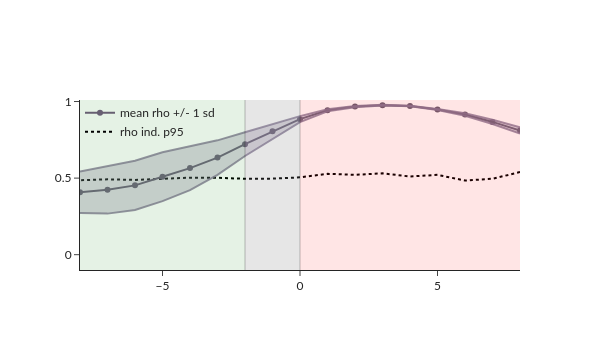

The cell this chart's notebook holds for it:
### Code cell
# 15 min to run
# CCM loop
shifts = torch.arange(-8, 8 + 1, 1)

shift_results_ccm_GCO2 = torch.zeros(size = (shifts.shape[0], 3))

for i, s in enumerate(shifts):
    print("Shift", s.item())

    GCO2_ccm_rho_mean, GCO2_ccm_rho_sd, GCO2_ccm_rho_ind_p95, GCO2_ccm_noise =  run_ccm_experiment(
        causal_x = g_norm.to(device),
        causal_y = co2_norm.to(device),
        ccm_filter = ccm_filter.to(device),
        ccm_shift = s.to(device), # try a different shift
        n_train = N_TRAIN.to(device),
        device = device)

    shift_results_ccm_GCO2[i, 0] = GCO2_ccm_rho_mean
    shift_results_ccm_GCO2[i, 1] = GCO2_ccm_rho_sd
    shift_results_ccm_GCO2[i, 2] = GCO2_ccm_rho_ind_p95

    print(" ")

vis_synchrony(shift_results_ccm_GCO2, k, shifts, true_offset, False)

### Figure 1 — Plotly figure (JSON) as saved in the notebook; plotly's stock layout.template omitted (floating-point values rounded to 4 significant figures)
{"data": [{"line": {"color": "black", "dash": "dot"}, "mode": "lines", "name": "rho ind. p95", "type": "scatter", "x": [8, 7, 6, 5, 4, 3, 2, 1, 0, -1, -2, -3, -4, -5, -6, -7, -8], "y": [0.5393, 0.4958, 0.4843, 0.5213, 0.5104, 0.5311, 0.5217, 0.5281, 0.5049, 0.4965, 0.4955, 0.5022, 0.5026, 0.4932, 0.4881, 0.4922, 0.4861]}, {"line": {"color": "rgba(103, 95, 114, 1.0)"}, "mode": "lines+markers", "name": "mean rho +/- 1 sd", "type": "scatter", "x": [8, 7, 6, 5, 4, 3, 2, 1, 0, -1, -2, -3, -4, -5, -6, -7, -8], "y": [0.8106, 0.8669, 0.9151, 0.9476, 0.9708, 0.9765, 0.9669, 0.9426, 0.885, 0.8053, 0.7217, 0.634, 0.5653, 0.509, 0.4526, 0.4239, 0.4073]}, {"marker": {"color": "rgba(134, 122, 151, 0.8)"}, "mode": "lines", "name": "", "showlegend": false, "type": "scatter", "x": [8, 7, 6, 5, 4, 3, 2, 1, 0, -1, -2, -3, -4, -5, -6, -7, -8], "y": [0.8311, 0.8807, 0.923, 0.9512, 0.9732, 0.9793, 0.9712, 0.9495, 0.9046, 0.8539, 0.799, 0.7466, 0.7093, 0.6685, 0.613, 0.5796, 0.5426]}, {"fill": "tonexty", "fillcolor": "rgba(134, 122, 151, 0.3)", "marker": {"color": "rgba(134, 122, 151, 0.8)"}, "mode": "lines", "name": "", "showlegend": false, "type": "scatter", "x": [8, 7, 6, 5, 4, 3, 2, 1, 0, -1, -2, -3, -4, -5, -6, -7, -8], "y": [0.7901, 0.853, 0.9073, 0.9441, 0.9684, 0.9738, 0.9625, 0.9357, 0.8655, 0.7568, 0.6445, 0.5214, 0.4213, 0.3496, 0.2921, 0.2681, 0.2719]}], "layout": {"font": {"family": "Lato"}, "height": 350, "legend": {"bgcolor": "rgba(0,0,0,0)", "x": 0, "y": 1.01}, "shapes": [{"fillcolor": "green", "line": {"width": 0}, "opacity": 0.1, "type": "rect", "x0": -8, "x1": -2, "xref": "x", "y0": 0, "y1": 1, "yref": "y domain"}, {"fillcolor": "grey", "line": {"width": 0}, "opacity": 0.2, "type": "rect", "x0": -2, "x1": 0, "xref": "x", "y0": 0, "y1": 1, "yref": "y domain"}, {"fillcolor": "red", "line": {"width": 0}, "opacity": 0.1, "type": "rect", "x0": 0, "x1": 8, "xref": "x", "y0": 0, "y1": 1, "yref": "y domain"}, {"line": {"color": "black", "width": 0.5}, "opacity": 0.5, "type": "line", "x0": -2, "x1": -2, "xref": "x", "y0": 0, "y1": 1, "yref": "y domain"}, {"line": {"color": "black", "width": 0.5}, "opacity": 0.5, "type": "line", "x0": 0, "x1": 0, "xref": "x", "y0": 0, "y1": 1, "yref": "y domain"}], "title": {"text": ""}, "width": 600, "xaxis": {"range": [-8, 8], "title": {"text": ""}}, "yaxis": {"range": [-0.1, 1.01], "title": {"text": ""}}}}
